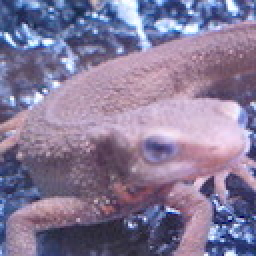
#> input picture input_image/imori.jpg, 128 x 128 px (shown 2 times larger)
$ python 28.py   (older library calls are emulated)
#> lines starting #> are read from the running program, lines starting #| are printed output that depends on the picture
import cv2
import numpy as np

def affine(img,a=1,b=0,c=0,d=1,tx=30,ty=-30):
#> called with a = 1, b = 0, c = 0, d = 1, tx = 30, ty = -30
    H,W,C=img.shape
#> H = 128; W = 128; C = 3
    #周り１行0パッド
    img_e=np.zeros((H+2,W+2,C),dtype=np.float)
    img_e[1:H+1,1:W+1]=img
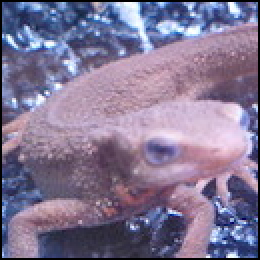
#> img_e: shape (130, 130, 3) float64 (shown 2 times larger); mean B, G, R 148.1, 118.1, 130

    aH=int(H*d)
#> aH = 128
    aW=int(W*a)
#> aW = 128
    out=np.zeros((aH+1,aW+1,C),dtype=np.float)
    #新しい画像の位置
    y_d=np.arange(aH).repeat(aW).reshape(aW,-1)
    x_d=np.tile(np.arange(aW),(aH,1))
    #元の画像上のAffine変換後の位置
    x=((d*x_d-b*y_d)/(a*d-b*c)).astype(np.int)-tx
    y=((-c*x_d+a*y_d)/(a*d-b*c)).astype(np.int)-ty

    #out of range を防ぐため
    x=np.minimum(np.maximum(x,0),W+1).astype(np.int)
    y=np.minimum(np.maximum(y,0),H+1).astype(np.int)

    out[y_d,x_d]=img_e[y,x]
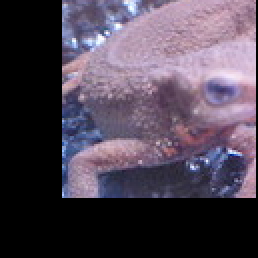
#> out: shape (129, 129, 3) float64 (shown 2 times larger); mean B, G, R 83.6, 68.5, 79.1

    out=out[:aH,:aW,:]
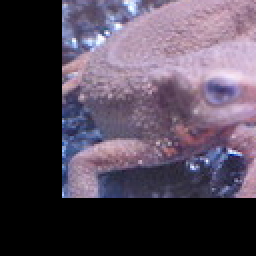
#> out: shape (128, 128, 3) float64 (shown 2 times larger); mean B, G, R 84.9, 69.6, 80.3
    out=np.clip(out,0,255)
    out=out.astype(np.uint8)

    return out

img=cv2.imread("./input_image/imori.jpg").astype(np.float)
img_n=affine(img)
cv2.imwrite("./output_image/output28.jpg",img_n)
cv2.imshow("result1",img_n)
cv2.waitKey(0)
cv2.destroyAllWindows()

$ run again, with input_image/madara.jpg copied over input_image/imori.jpg
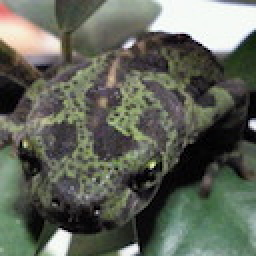
#> input picture input_image/madara.jpg, 128 x 128 px (shown 2 times larger)
#> in affine, `img_e[1:H+1,1:W+1]=img`:
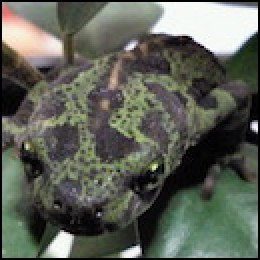
#> img_e: shape (130, 130, 3) float64 (shown 2 times larger); mean B, G, R 87.2, 97.7, 93.4
#> in affine, `out=out[:aH,:aW,:]`:
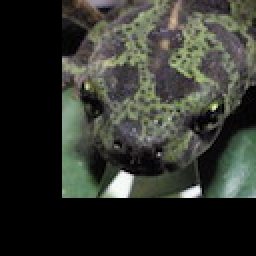
#> out: shape (128, 128, 3) float64 (shown 2 times larger); mean B, G, R 45.6, 52.2, 49.8
